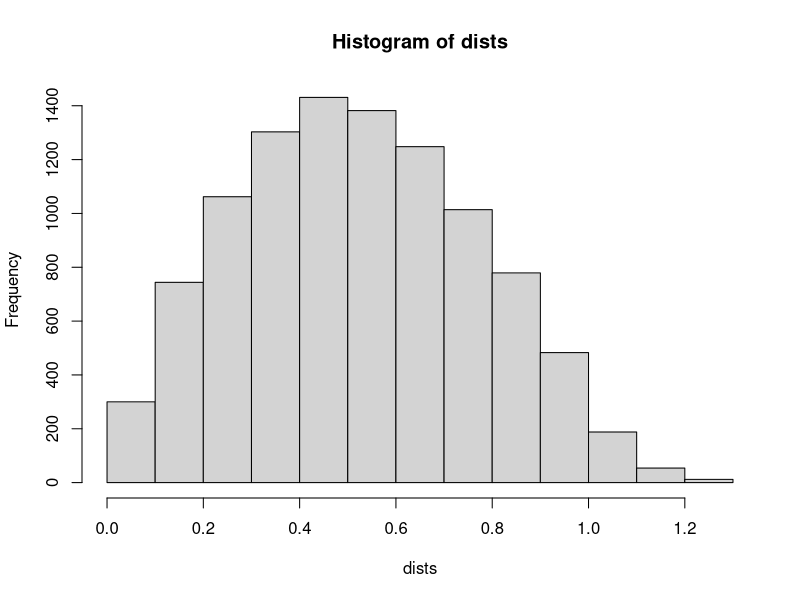

The R script that drew this image:
dists<-c() 
for (i in 1:10000) {   
	P1<-runif(2)   
	P2<-runif(2)   
	dist<-sqrt(sum((P1-P2)^2))   
	dists<-c(dists, dist) 
}
mean.dist<-mean(dists) 
sd.dist<-sd(dists) 
cat(mean.dist,sd.dist,"\n") 
hist(dists)